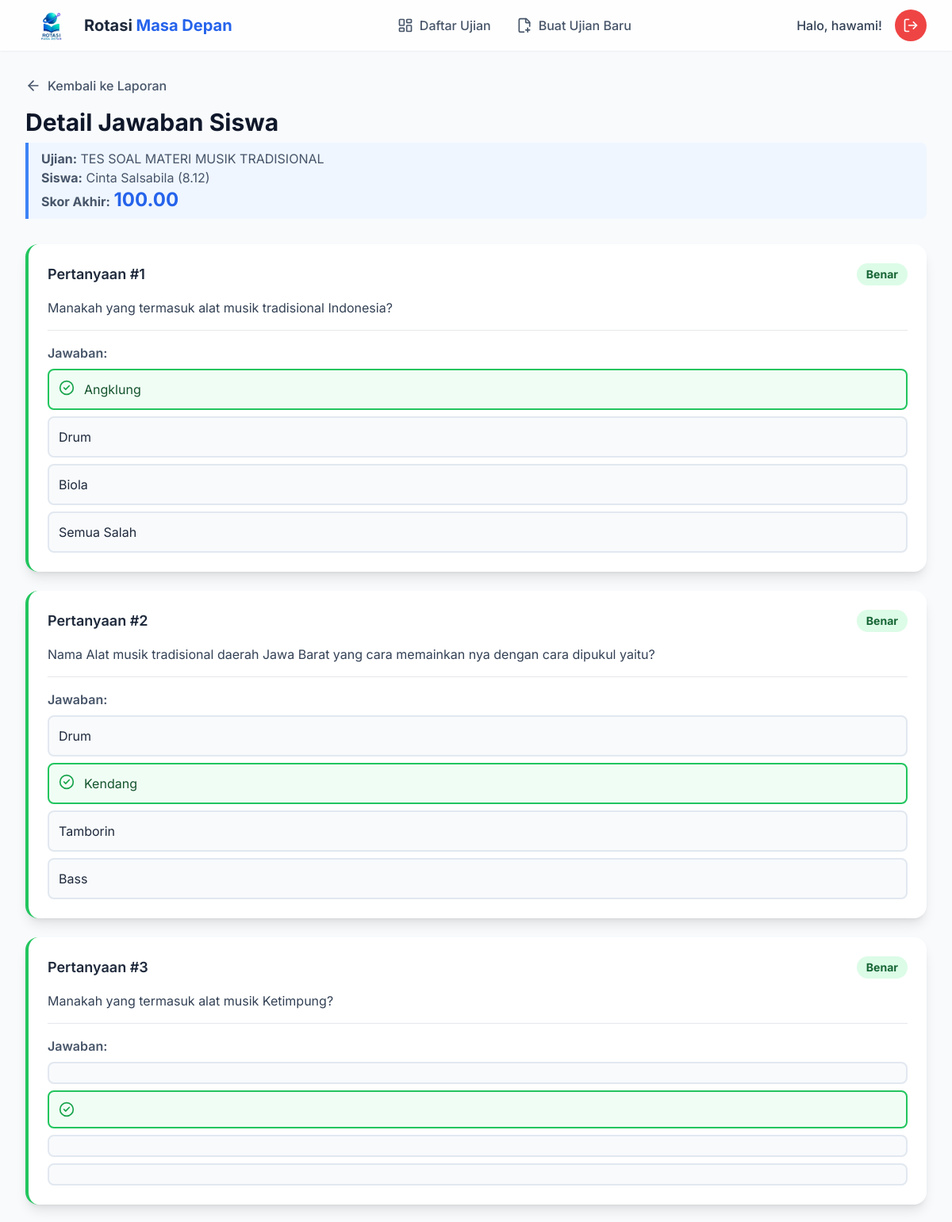
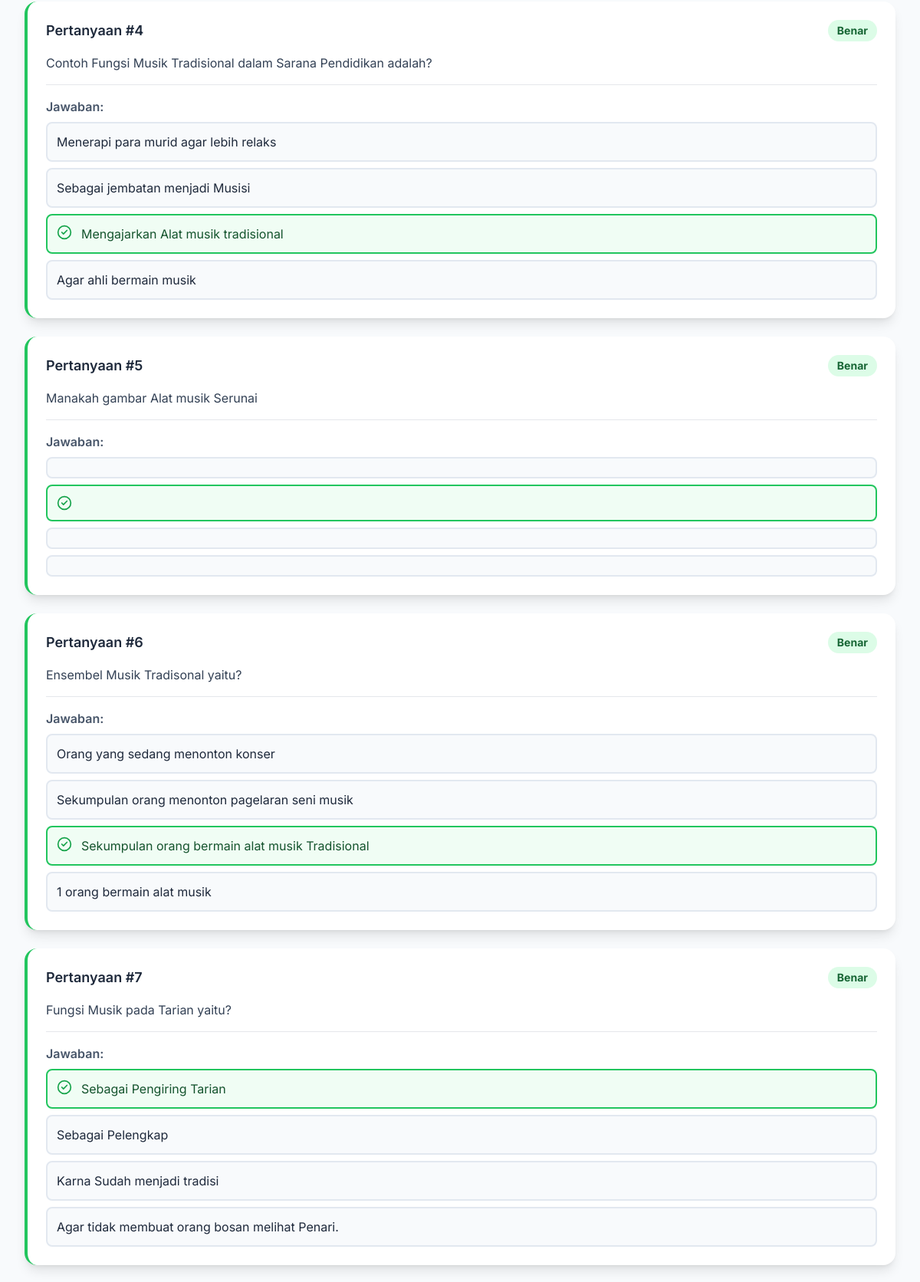
/teacher/view_answers.php?partisipasi_id=56 (signed in, upper part), run on the app's committed database (2 pictures, top to bottom).
### tables this page shows
CREATE TABLE `partisipasi_siswa` (
  `id` int(11) NOT NULL,
  `id_ujian` int(11) NOT NULL,
  `nama_siswa` varchar(150) NOT NULL,
  `kelas_siswa` varchar(50) NOT NULL,
  `waktu_selesai` datetime DEFAULT NULL,
  `skor` decimal(5,2) DEFAULT NULL
);

CREATE TABLE `ujian` (
  `id` int(11) NOT NULL,
  `id_guru` int(11) NOT NULL,
  `judul` varchar(255) NOT NULL,
  `kode_ujian` varchar(10) NOT NULL,
  `waktu_mulai` datetime DEFAULT NULL,
  `durasi` int(11) NOT NULL COMMENT 'Durasi dalam menit',
  `gambar_pendukung` varchar(255) DEFAULT NULL,
  `status` enum('menunggu','berlangsung','selesai') DEFAULT 'menunggu',
  `created_at` timestamp NOT NULL DEFAULT current_timestamp()
);

CREATE TABLE `jawaban_siswa` (
  `id` int(11) NOT NULL,
  `id_partisipasi` int(11) NOT NULL,
  `id_pertanyaan` int(11) NOT NULL,
  `id_opsi_jawaban` int(11) DEFAULT NULL,
  `jawaban_essay` text DEFAULT NULL
);

CREATE TABLE `pertanyaan` (
  `id` int(11) NOT NULL,
  `id_ujian` int(11) NOT NULL,
  `tipe_soal` enum('pilihan_ganda','essay','pilihan_ganda_gambar') NOT NULL DEFAULT 'pilihan_ganda',
  `teks_pertanyaan` text NOT NULL,
  `skor` int(11) NOT NULL DEFAULT 10
);

CREATE TABLE `opsi_jawaban` (
  `id` int(11) NOT NULL,
  `id_pertanyaan` int(11) NOT NULL,
  `teks_opsi` varchar(255) DEFAULT NULL,
  `gambar_opsi` varchar(255) DEFAULT NULL,
  `adalah_jawaban_benar` tinyint(1) NOT NULL DEFAULT 0
);

### teacher/view_answers.php (the view, shortened to what this page needs)
<?php
require_once '../db.php';
include 'header.php';
$partisipasi_id = $_GET['partisipasi_id'];
$id_guru = $_SESSION['id_guru'];
$stmt_partisipasi = $conn->prepare("
    SELECT ps.nama_siswa, ps.kelas_siswa, ps.skor, ps.waktu_selesai, u.judul AS judul_ujian, u.id AS id_ujian
    FROM partisipasi_siswa ps
    JOIN ujian u ON ps.id_ujian = u.id
    WHERE ps.id = ? AND u.id_guru = ?
");
$stmt_partisipasi->bind_param("ii", $partisipasi_id, $id_guru);
$stmt_partisipasi->execute();
$result_partisipasi = $stmt_partisipasi->get_result();
$partisipasi = $result_partisipasi->fetch_assoc();
$id_ujian = $partisipasi['id_ujian'];
$stmt_jawaban = $conn->prepare("
    SELECT
        p.id AS id_pertanyaan,
        p.teks_pertanyaan,
        p.tipe_soal,
        p.skor AS skor_pertanyaan,
        js.id_opsi_jawaban AS id_opsi_dipilih,
        js.jawaban_essay
    FROM pertanyaan p
    LEFT JOIN jawaban_siswa js ON p.id = js.id_pertanyaan AND js.id_partisipasi = ?
    WHERE p.id_ujian = ?
    ORDER BY p.id ASC
");
$stmt_jawaban->bind_param("ii", $partisipasi_id, $id_ujian);
$stmt_jawaban->execute();
$result_jawaban = $stmt_jawaban->get_result();
$jawaban_siswa = [];
while ($row = $result_jawaban->fetch_assoc()) {
    $jawaban_siswa[$row['id_pertanyaan']] = $row;
}
$stmt_opsi = $conn->prepare("
    SELECT o.id, o.id_pertanyaan, o.teks_opsi, o.adalah_jawaban_benar
    FROM opsi_jawaban o
    JOIN pertanyaan p ON o.id_pertanyaan = p.id
    WHERE p.id_ujian = ?
");
$stmt_opsi->bind_param("i", $id_ujian);
$stmt_opsi->execute();
$result_opsi = $stmt_opsi->get_result();
$semua_opsi = [];
while ($row = $result_opsi->fetch_assoc()) {
    $semua_opsi[$row['id_pertanyaan']][] = $row;
}
?>
<div class="mb-8">
    <a href="report.php?id=<?php echo $id_ujian; ?>" class="flex items-center gap-2 text-slate-600 hover:text-blue-600 font-medium transition-colors">
        <i data-lucide="arrow-left"></i>
        Kembali ke Laporan
    </a>
    <h2 class="text-3xl font-bold text-slate-900 mt-4">Detail Jawaban Siswa</h2>
    <div class="mt-2 text-slate-600 border-l-4 border-blue-500 pl-4 py-2 bg-blue-50 rounded-r-lg">
        <p><strong>Ujian:</strong> <?php echo htmlspecialchars($partisipasi['judul_ujian']); ?></p>
        <p><strong>Siswa:</strong> <?php echo htmlspecialchars($partisipasi['nama_siswa']); ?> (<?php echo htmlspecialchars($partisipasi['kelas_siswa']); ?>)</p>
        <p><strong>Skor Akhir:</strong> <span class="font-bold text-2xl text-blue-600"><?php echo number_format($partisipasi['skor'] ?? 0, 2); ?></span></p>
    </div>
</div>
<div class="space-y-6">
    <?php $no = 1; foreach ($jawaban_siswa as $id_pertanyaan => $detail_jawaban): ?>
        <div class="bg-white p-6 rounded-2xl shadow-lg border-l-4 <?php
            $is_correct = false;
            if ($detail_jawaban['tipe_soal'] == 'pilihan_ganda' || $detail_jawaban['tipe_soal'] == 'pilihan_ganda_gambar') {
                if (isset($semua_opsi[$id_pertanyaan])) {
                    foreach ($semua_opsi[$id_pertanyaan] as $opsi) {
                        if ($opsi['adalah_jawaban_benar'] && $opsi['id'] == $detail_jawaban['id_opsi_dipilih']) {
                            $is_correct = true;
                            break;
                        }
                    }
                }
            }
            echo $is_correct ? 'border-green-500' : 'border-red-500';
        ?>">
            <div class="flex justify-between items-start">
                <p class="text-lg font-semibold text-slate-800 mb-4">Pertanyaan #<?php echo $no++; ?></p>
                <span class="text-sm font-bold px-3 py-1 rounded-full <?php echo $is_correct ? 'bg-green-100 text-green-800' : 'bg-red-100 text-red-800'; ?>">
                    <?php echo $is_correct ? 'Benar' : 'Salah'; ?>
                </span>
            </div>
            <div class="prose max-w-none text-slate-700">
                <?php echo nl2br(htmlspecialchars($detail_jawaban['teks_pertanyaan'])); ?>
            </div>
            <hr class="my-4">
            <div class="mt-4">
                <?php if ($detail_jawaban['tipe_soal'] == 'pilihan_ganda' || $detail_jawaban['tipe_soal'] == 'pilihan_ganda_gambar'): ?>
                    <h4 class="font-semibold text-slate-600 mb-2">Jawaban:</h4>
                    <ul class="space-y-2">
                        <?php if (isset($semua_opsi[$id_pertanyaan])): ?>
                            <?php foreach ($semua_opsi[$id_pertanyaan] as $opsi):
                                $is_student_choice = ($opsi['id'] == $detail_jawaban['id_opsi_dipilih']);
                                $is_correct_answer = $opsi['adalah_jawaban_benar'];
                                $class = 'flex items-start gap-3 p-3 rounded-lg border-2 ';
                                $icon = '';
                                if ($is_correct_answer) {
                                    $class .= 'bg-green-50 border-green-500 text-green-900';
                                    $icon = '<i data-lucide="check-circle-2" class="w-5 h-5 text-green-600 flex-shrink-0"></i>';
                                } elseif ($is_student_choice && !$is_correct_answer) {
                                    $class .= 'bg-red-50 border-red-500 text-red-900';
                                    $icon = '<i data-lucide="x-circle" class="w-5 h-5 text-red-600 flex-shrink-0"></i>';
                                } else {
                                    $class .= 'bg-slate-50 border-slate-200';
                                }
                            ?>
                                <li class="<?php echo $class; ?>">
                                    <?php echo $icon; ?>
                                    <span><?php echo htmlspecialchars($opsi['teks_opsi']); ?></span>
                                </li>
                            <?php endforeach; ?>
                        <?php endif; ?>
                    </ul>
                <?php endif; ?>
            </div>
        </div>
    <?php endforeach; ?>
</div>
<?php include 'footer.php'; ?>

### teacher/header.php (style rules this page uses)
body { font-family: 'Inter', sans-serif; }
.lucide { width: 20px; height: 20px; stroke-width: 2; }

### data on the page
partisipasi_siswa: id_ujian.judul "TES SOAL MATERI MUSIK TRADISIONAL", nama_siswa "Cinta Salsabila", kelas_siswa "8.12", skor "100.00"
jawaban_siswa: shows "Benar", id_pertanyaan.teks_pertanyaan "Manakah yang termasuk alat musik tradisional Indonesia?"
opsi_jawaban: adalah_jawaban_benar 1 (drawn), teks_opsi "Angklung"
opsi_jawaban: teks_opsi "Drum"
opsi_jawaban: teks_opsi "Biola"
opsi_jawaban: teks_opsi "Semua Salah"
jawaban_siswa: shows "Benar", id_pertanyaan.teks_pertanyaan "Nama Alat musik tradisional daerah Jawa Barat yang cara memainkan nya dengan cara dipukul yaitu?"
opsi_jawaban: teks_opsi "Drum"
opsi_jawaban: adalah_jawaban_benar 1 (drawn), teks_opsi "Kendang"
opsi_jawaban: teks_opsi "Tamborin"
opsi_jawaban: teks_opsi "Bass"
jawaban_siswa: shows "Benar", id_pertanyaan.teks_pertanyaan "Manakah yang termasuk alat musik Ketimpung?"
opsi_jawaban: adalah_jawaban_benar 0 (drawn)
opsi_jawaban: adalah_jawaban_benar 1 (drawn)
opsi_jawaban: adalah_jawaban_benar 0 (drawn)
opsi_jawaban: adalah_jawaban_benar 0 (drawn)
jawaban_siswa: shows "Benar", id_pertanyaan.teks_pertanyaan "Contoh Fungsi Musik Tradisional dalam Sarana Pendidikan adalah?"
opsi_jawaban: teks_opsi "Menerapi para murid agar lebih relaks"
opsi_jawaban: teks_opsi "Sebagai jembatan menjadi Musisi"
opsi_jawaban: adalah_jawaban_benar 1 (drawn), teks_opsi "Mengajarkan Alat musik tradisional"
opsi_jawaban: teks_opsi "Agar ahli bermain musik"
jawaban_siswa: shows "Benar", id_pertanyaan.teks_pertanyaan "Manakah gambar Alat musik Serunai"
opsi_jawaban: adalah_jawaban_benar 0 (drawn)
opsi_jawaban: adalah_jawaban_benar 1 (drawn)
opsi_jawaban: adalah_jawaban_benar 0 (drawn)
opsi_jawaban: adalah_jawaban_benar 0 (drawn)
jawaban_siswa: shows "Benar", id_pertanyaan.teks_pertanyaan "Ensembel Musik Tradisonal yaitu?"
opsi_jawaban: teks_opsi "Orang yang sedang menonton konser"
opsi_jawaban: teks_opsi "Sekumpulan orang menonton pagelaran seni musik"
opsi_jawaban: adalah_jawaban_benar 1 (drawn), teks_opsi "Sekumpulan orang bermain alat musik Tradisional"
opsi_jawaban: teks_opsi "1 orang bermain alat musik"
jawaban_siswa: shows "Benar", id_pertanyaan.teks_pertanyaan "Fungsi Musik pada Tarian yaitu?"
opsi_jawaban: adalah_jawaban_benar 1 (drawn), teks_opsi "Sebagai Pengiring Tarian"
opsi_jawaban: teks_opsi "Sebagai Pelengkap"
opsi_jawaban: teks_opsi "Karna Sudah menjadi tradisi"
opsi_jawaban: teks_opsi "Agar tidak membuat orang bosan melihat Penari."

### other printed values
$_SESSION['username'] "hawami"
